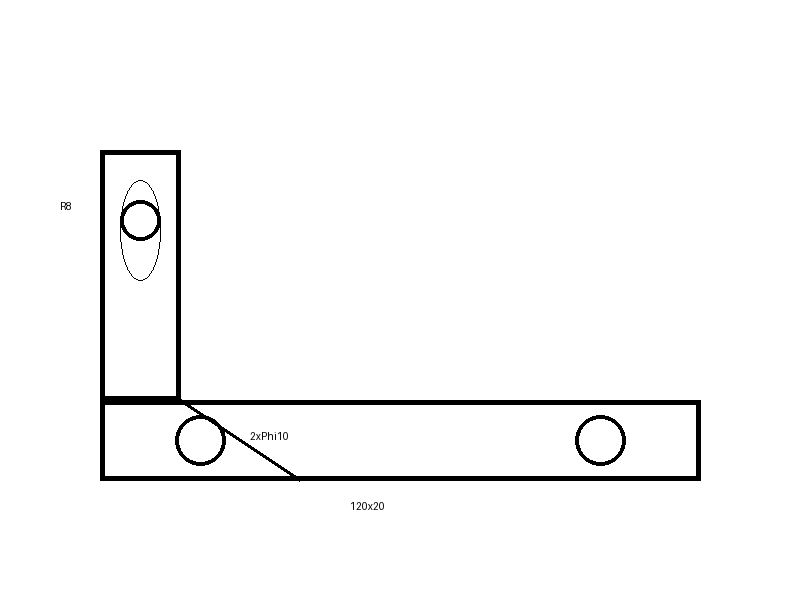
#> input picture tests/testdata/level2_bracket.png, 800 x 600 px
$ python -i vectorize.py   (imports and definitions only)
#> lines starting #> are read from the running program, lines starting #| are printed output that depends on the picture; after the words box and inside, x2 and y2 are one past the last pixel; in counts of white or black regions, pixels touching at a corner belong together
"""P1: raster -> vector pre-pass. lines + circles + rect fit + preview."""
from __future__ import annotations

def vectorize_raster(image_path: str, preview_path: str | None = None, debug: bool = False) -> dict:
#> called with debug = False
    try:
        import cv2
        import numpy as np
    except ImportError as e:
        return {"ok": False, "error": f"opencv missing: {e}", "segments": [], "circles": []}
    img = cv2.imread(image_path, cv2.IMREAD_GRAYSCALE)
#> img is the input picture: shape (600, 800); min 0, max 255, mean 248.5
    if img is None:
        return {"ok": False, "error": f"cannot read {image_path}", "segments": [], "circles": []}
    # 去噪+二值化: 高斯模糊压扫描噪，再OTSU
    blur = cv2.GaussianBlur(img, (3, 3), 0)
    _, bw = cv2.threshold(blur, 0, 255, cv2.THRESH_BINARY + cv2.THRESH_OTSU)
#> bw: shape (600, 800); 97.5% white; 47 black regions (43 under 20 px), largest, box (x1, y1, x2, y2) and area: (100, 150, 701, 482) 10756, (575, 415, 626, 466) 568, (120, 200, 161, 241) 498, (61, 202, 71, 209) 27
    edges = cv2.Canny(bw, 50, 150)
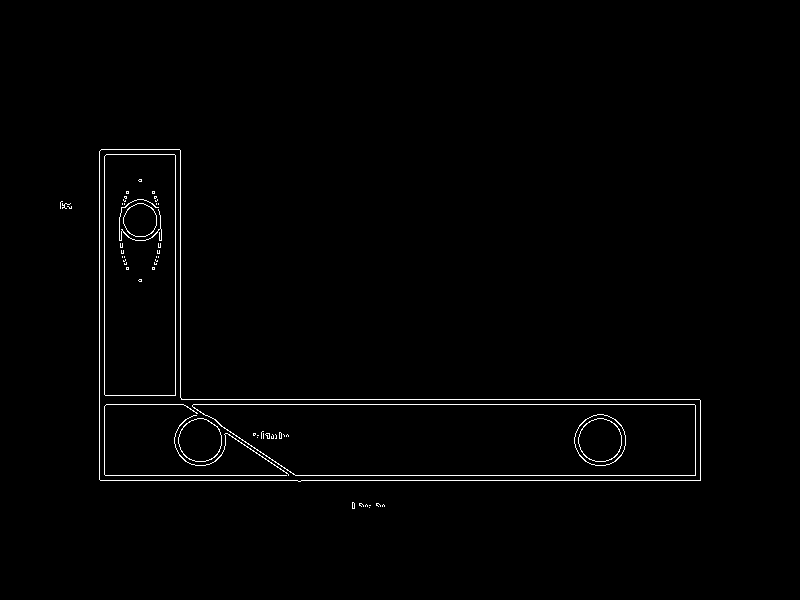
#> edges: shape (600, 800); 1.1% white in thin lines or dots, all inside (x1, y1, x2, y2) = (60, 149, 701, 509)

    lines = cv2.HoughLinesP(edges, 1, 3.14159/180, 80, minLineLength=60, maxLineGap=12)
#> lines = [[100, 480, 700, 480], [99, 404, 700, 404], [99, 475, 700, 475], [181, 399, 699, 399], [104, 474, 104, 149], [99, 479, 99, 151], [180, 397, 180, 150], [175, 395, 175, 149], [192, 406, 293, 474], [185, 405, 298, 481]]
    segs = []
    if lines is not None:
        import numpy as _np
        arr = _np.asarray(lines).reshape(-1, 4)
#> arr has the same summary as lines
        for x1, y1, x2, y2 in arr[:500]:
            segs.append([int(x1), int(y1), int(x2), int(y2)])
#> this loop made 10 passes
#> after the loop, segs has the same summary as lines

    # 圆: 描图里孔最关键，HoughCircles补上直线检测不到的
    circles = []
    inv = 255 - bw
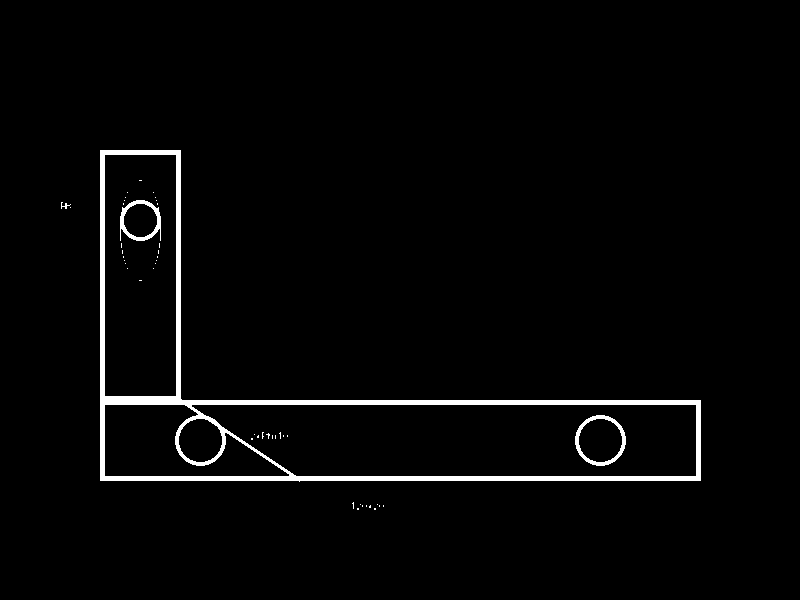
#> inv: shape (600, 800); 2.5% white; 47 white regions (43 under 20 px)
    found = cv2.HoughCircles(blur, cv2.HOUGH_GRADIENT, 1, 100,
                             param1=150, param2=40, minRadius=20, maxRadius=200)
#> found = [[599.5, 439.5, 21.1], [199.5, 439.5, 21.1]]
    if found is not None:
        for x, y, r in found[0][:20]:
            circles.append({"cx": float(x), "cy": float(y), "r": float(r)})
#> this loop made 2 passes
#> after the loop, circles = 2 items

    # 矩形拟合: 最大外轮廓逼近，用来给LLM一个“疑似主体”
    rect_fit = None
    contours, _ = cv2.findContours(inv, cv2.RETR_EXTERNAL, cv2.CHAIN_APPROX_SIMPLE)
#> contours = 13 contours, 12 with area under 20; largest, box (x1, y1, x2, y2) and area: (100, 150, 701, 482) 68003
    if contours:
        cnt = max(contours, key=cv2.contourArea)
#> cnt = contour of 10 points, box (x1, y1, x2, y2) (100, 150, 701, 482), area 68003
        peri = cv2.arcLength(cnt, True)
#> peri = 1859.7
        approx = cv2.approxPolyDP(cnt, 0.02 * peri, True)
#> approx = [[100, 150], [100, 480], [700, 480], [700, 400], [182, 400], [180, 150]]
        x, y, w, h = cv2.boundingRect(cnt)
#> x = 100; y = 150; w = 601; h = 332
        rect_fit = {"approx_points": len(approx), "bbox": [int(x), int(y), int(w), int(h)],
                    "area": float(cv2.contourArea(cnt))}
#> rect_fit = {'approx_points': 6, 'bbox': [100, 150, 601, 332], 'area': 68003}

    out = {"ok": True, "segments": segs, "count": len(segs),
           "circles": circles, "rect_fit": rect_fit,
           "size": [int(img.shape[1]), int(img.shape[0])]}
    if preview_path:
        vis = cv2.cvtColor(img, cv2.COLOR_GRAY2BGR)
        for x1, y1, x2, y2 in segs[:200]:
            cv2.line(vis, (x1, y1), (x2, y2), (0, 0, 255), 1)
        for c in circles:
            cv2.circle(vis, (int(c["cx"]), int(c["cy"])), int(c["r"]), (0, 255, 0), 2)
        cv2.imwrite(preview_path, vis)
        out["preview"] = preview_path
    if debug:
        out["debug"] = {"edge_pixels": int((edges > 0).sum())}
    return out

>>> result = vectorize_raster('../../../tests/testdata/level2_bracket.png')
#> result = 6 items

$ run again, on tests/testdata/level3_floor.png
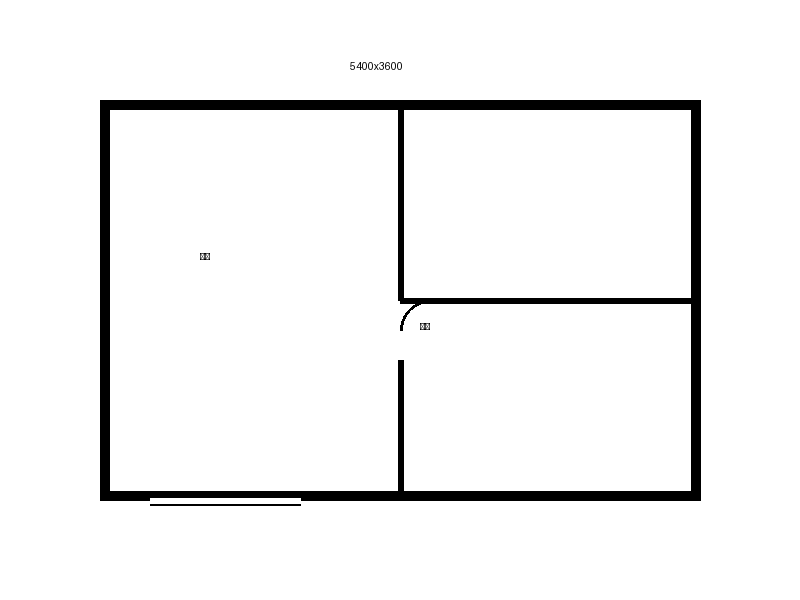
#> input picture tests/testdata/level3_floor.png, 800 x 600 px
#> in vectorize_raster, img is the input picture: shape (600, 800); min 0, max 255, mean 242.5
#> bw: shape (600, 800); 95.1% white; 16 black regions (12 under 20 px), largest, box (x1, y1, x2, y2) and area: (100, 100, 701, 501) 22949, (150, 504, 301, 506) 302, (203, 253, 207, 260) 22, (423, 323, 427, 330) 22
#> in vectorize_raster, `edges = cv2.Canny(bw, 50, 150)`:
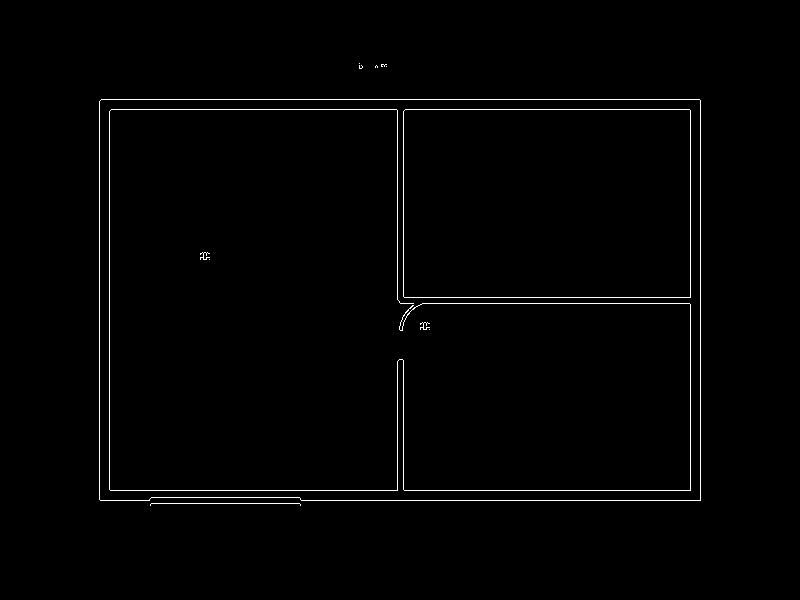
#> edges: shape (600, 800); 1.1% white in thin lines or dots, all inside (x1, y1, x2, y2) = (99, 63, 701, 506)
#> lines = 15 rows, first 6: [99, 490, 700, 490], [101, 99, 699, 99], [99, 109, 700, 109], [690, 500, 690, 110], [700, 500, 700, 100], [301, 500, 699, 500]
#> arr has the same summary as lines
#> the loop in vectorize_raster, `for x1, y1, x2, y2 in arr[:500]:` made 15 passes
#> after the loop in vectorize_raster, `for x1, y1, x2, y2 in arr[:500]:`: segs = 15 items, first 6: [99, 490, 700, 490], [101, 99, 699, 99], [99, 109, 700, 109], [690, 500, 690, 110], [700, 500, 700, 100], [301, 500, 699, 500]
#> in vectorize_raster, `inv = 255 - bw`:
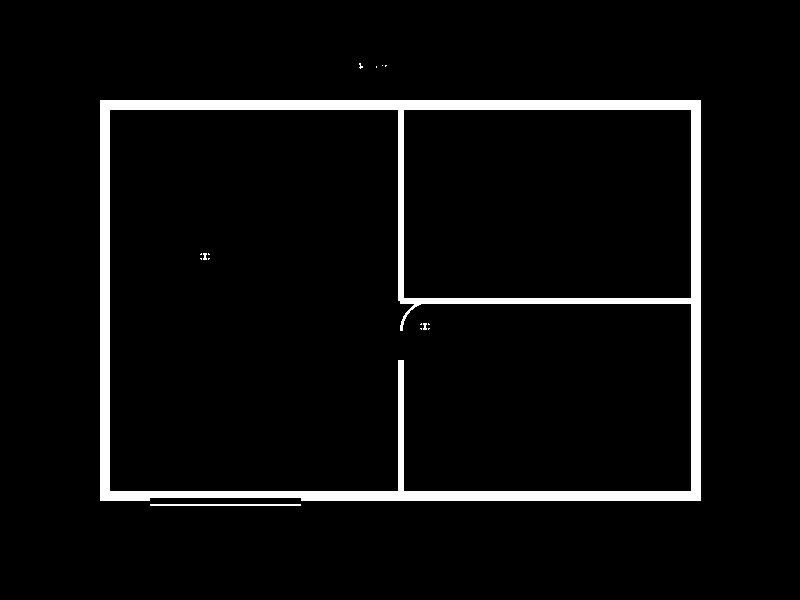
#> inv: shape (600, 800); 4.9% white; 16 white regions (12 under 20 px)
#> found = None
#> contours = 6 contours, 4 with area under 20; largest, box (x1, y1, x2, y2) and area: (100, 100, 701, 501) 239545, (150, 504, 301, 506) 150
#> cnt = contour of 10 points, box (x1, y1, x2, y2) (100, 100, 701, 501), area 239545
#> peri = 2004.8
#> approx = [[100, 100], [100, 500], [700, 500], [700, 100]]
#> x = 100; w = 601; h = 401
#> rect_fit = {'approx_points': 4, 'bbox': [100, 100, 601, 401], 'area': 239545}
#> result = 6 items

$ run again, on tests/testdata/synth_rect.png
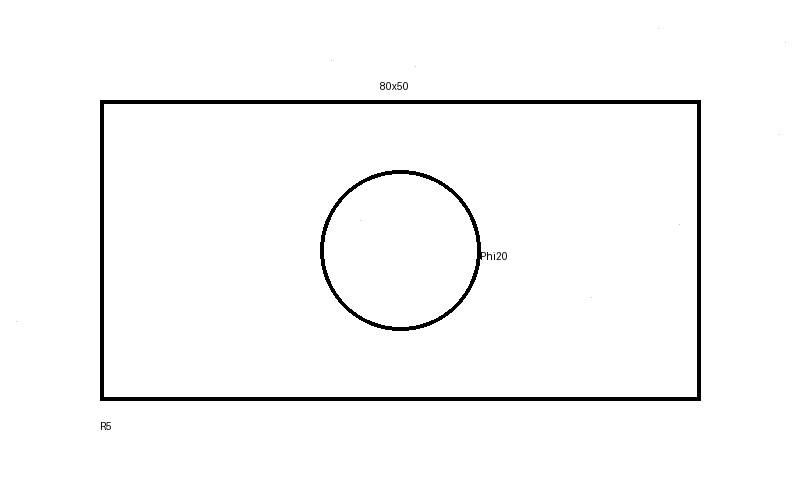
#> input picture tests/testdata/synth_rect.png, 800 x 500 px
#> in vectorize_raster, img is the input picture: shape (500, 800); min 0, max 255, mean 249.1
#> bw: shape (500, 800); 97.7% white; 22 black regions (20 under 20 px), largest, box (x1, y1, x2, y2) and area: (100, 100, 701, 401) 7156, (320, 170, 483, 331) 1914
#> in vectorize_raster, `edges = cv2.Canny(bw, 50, 150)`:
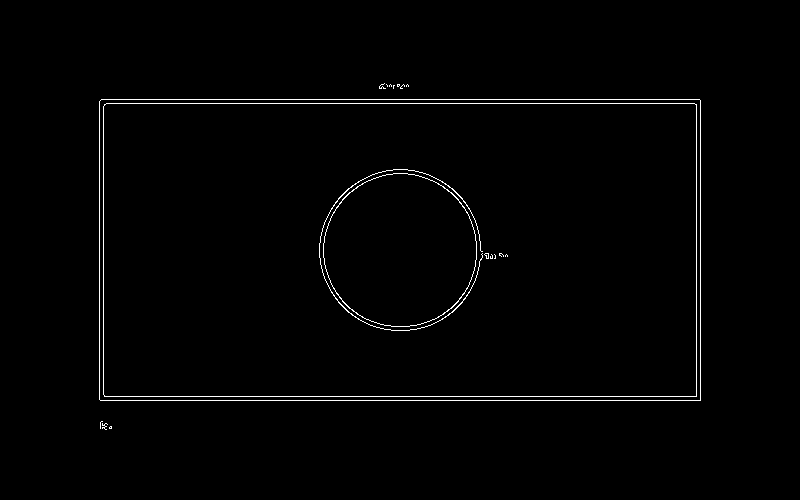
#> edges: shape (500, 800); 1.2% white in thin lines or dots, all inside (x1, y1, x2, y2) = (99, 83, 701, 430)
#> lines = [[99, 103, 700, 103], [100, 400, 700, 400], [101, 99, 699, 99], [99, 396, 700, 396], [99, 399, 99, 101], [103, 394, 103, 106], [696, 395, 696, 104], [700, 399, 700, 100]]
#> arr has the same summary as lines
#> the loop in vectorize_raster, `for x1, y1, x2, y2 in arr[:500]:` made 8 passes
#> after the loop in vectorize_raster, `for x1, y1, x2, y2 in arr[:500]:`: segs has the same summary as lines
#> in vectorize_raster, `inv = 255 - bw`:
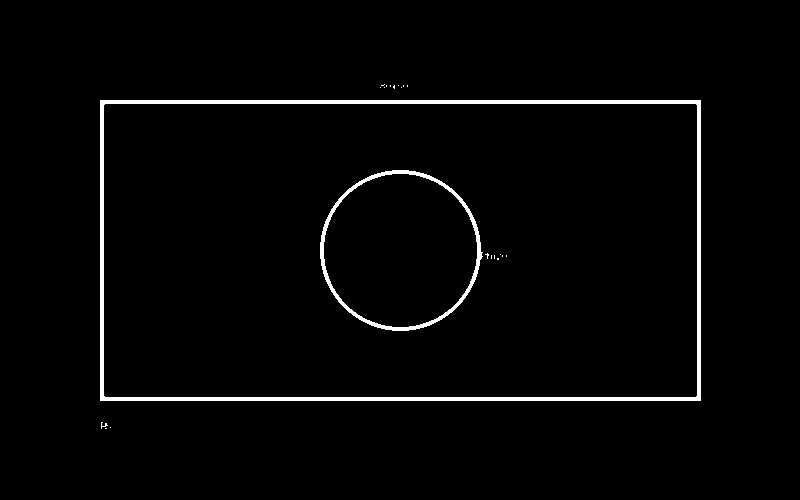
#> inv: shape (500, 800); 2.3% white; 22 white regions (20 under 20 px)
#> found = [[400.5, 249.5, 80.1]]
#> the loop in vectorize_raster, `for x, y, r in found[0][:20]:` made 1 pass
#> after the loop in vectorize_raster, `for x, y, r in found[0][:20]:`: circles = 1 item
#> contours = 14 contours, 13 with area under 20; largest, box (x1, y1, x2, y2) and area: (100, 100, 701, 401) 180000
#> cnt = [[100, 100], [100, 400], [700, 400], [700, 100]]
#> peri = 1800
#> approx = [[100, 100], [100, 400], [700, 400], [700, 100]]
#> in vectorize_raster, `x, y, w, h = cv2.boundingRect(cnt)`: x = 100; w = 601; h = 301
#> rect_fit = {'approx_points': 4, 'bbox': [100, 100, 601, 301], 'area': 180000}
#> result = 6 items
